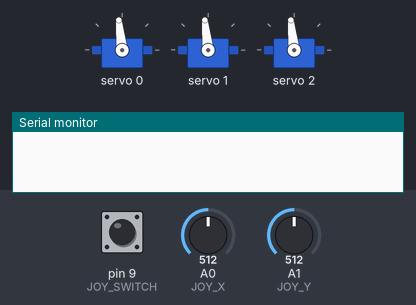
Recording of a program running on a simulated Arduino Uno, built with avr-gcc and run on an emulated ATmega328P. Shown: 3 × servo, the last lines printed to the serial monitor. Inputs (shaded band) come from the test bench; at power-on: A0 (JOY_X) = 512, A1 (JOY_Y) = 512, pin 9 (JOY_SWITCH) HIGH.

Above: at 1.2 s.
1.3 s: A0 (JOY_X) set to 647
2.8 s: A0 (JOY_X) set to 680
At 3.36 s:
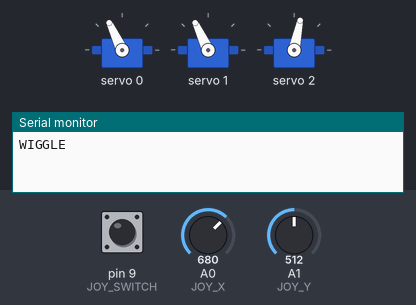
At 4.49 s:
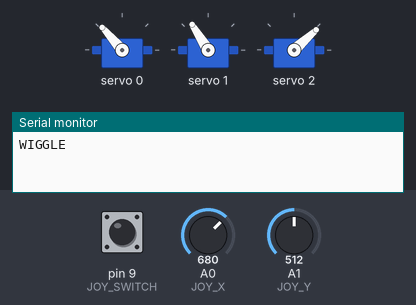
5.8 s: A1 (JOY_Y) set to 650
At 6.05 s:
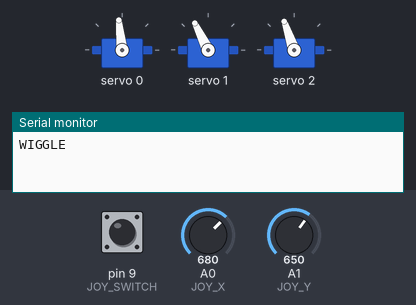
8.8 s: A1 (JOY_Y) set to 679
11.8 s: A1 (JOY_Y) set to 520
At 13.79 s:
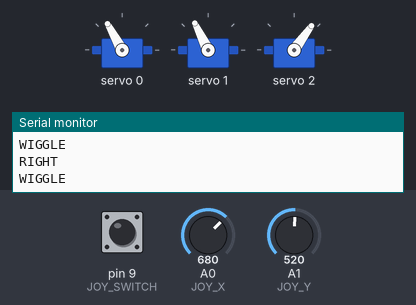
14.8 s: pin 9 (JOY_SWITCH) pulled LOW for 0.15 s
Timing chart, 0 to 21.7 s (numbered marks = the images above; inputs shaded):
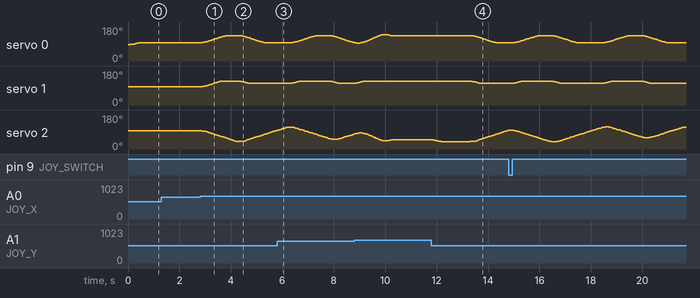

Measured:
- the behaviour switches between 664 and 665 on A0 (JOY_X) (found by bisection; images 0 and 1)
- after the input at 1.3 s, every drawn part: stays the same
- after the input at 2.8 s, servo 0: rises from 96° to 135° in 0.94 s, then falls to 96° in 1.5 s; servo 1: rises from 96° to 126° in 0.72 s, then falls to 116° in 1.0 s
- after the input at 11.8 s, servo 0: moves from 135° to 96° over 0.98 s, starting after 1.5 s; servo 1: moves from 126° to 116° over 0.32 s, starting after 1.5 s

The program:

main.cpp
```cpp
#include <Arduino.h>

#include <Wire.h>
// Adafruit servo driver: https://github.com/adafruit/Adafruit-PWM-Servo-Driver-Library
#include <Adafruit_PWMServoDriver.h>

// Servo parameters
#define SERVO_PULSE_MIN 100 // This is the 'minimum' pulse length count (out of 4096)
#define SERVO_PULSE_MAX 530 // This is the 'maximum' pulse length count (out of 4096)
#define SERVO_ANGLE_MIN -105.0 // Minimum angle in degrees
#define SERVO_ANGLE_MAX 105.0 // Maximum angle in degrees
// trajectory parameters
#define SERVO_ACC_MAX 200.0
#define SERVO_VEL_MAX 90.0
// timings
#define SERVO_FREQ 50            // Analog servos run at ~50 Hz updates
#define SERVO_CONTROL_STEP_MS 20 // Controller running at 50Hz
// number of servos
#define NUM_SERVOS 3
// IDs of each servo
#define SERVO_ID_BOW 0
#define SERVO_ID_NOD 1
#define SERVO_ID_ROTATE 2
// joystick configuration
#define JOY_X A0
#define JOY_Y A1
#define JOY_SWITCH 9

struct JoyConfig
{
    int deadzone;
    int max;
    int min;
    float scale;
};

enum JoyQuadrant
{
    CENTRE,
    NORTH,
    NORTH_EAST,
    EAST,
    SOUTH_EAST,
    SOUTH,
    SOUTH_WEST,
    WEST,
    NORTH_WEST
};

struct TrajectoryParameters
{
    float step_size;
    float speed_gain;
    float max_velocity;
    float max_acceleration;
    float min_displacement;
    float min_velocity;
    float min_acceleration;
};

struct Trajectory
{
    float position;
    float velocity;
    float acceleration;
};

enum SequenceMode
{
    STOP,
    ZERO,
    FORWARD,
    RIGHT,
    LEFT,
    WIGGLE,
    WOBBLE,
    INTIMIDATE
};

struct SequenceTarget
{
    float speed_scale;
    uint32_t duration;
    int target[NUM_SERVOS];
};

struct SequenceState
{
    SequenceMode mode;
    uint32_t start;
    int index;
};

// objects - servo
Adafruit_PWMServoDriver pwm = Adafruit_PWMServoDriver();

const uint8_t servos_list[NUM_SERVOS] = {SERVO_ID_BOW, SERVO_ID_NOD, SERVO_ID_ROTATE};

constexpr int command_zero[NUM_SERVOS] = {10, 0, 0};

constexpr int sequence_wiggle_length = 2;
constexpr SequenceTarget sequence_wiggle[2] = {
    {.speed_scale = 0.5,
     .duration = 1500,
     .target = {-40, -30, 60}},
    {.speed_scale = 0.5,
     .duration = 2000,
     .target = {0, -20, -20}}};

constexpr int sequence_intimidate_length = 2;
constexpr SequenceTarget sequence_intimidate[2] = {
    {.speed_scale = 1.0,
     .duration = 1000,
     .target = {-20, -20, -10}},
    {.speed_scale = 1.0,
     .duration = 1000,
     .target = {-30, -10, 10}}};

constexpr int sequence_wobble_length = 3;
constexpr SequenceTarget sequence_wobble[3] = {
    {.speed_scale = 1.0,
     .duration = 1000,
     .target = {-40, -20, 5}},
    {.speed_scale = 0.7,
     .duration = 2000,
     .target = {-30, -30, 15}},
    {.speed_scale = 0.8,
     .duration = 1000,
     .target = {-40, -30, -10}}};

constexpr int sequence_fwd_length = 1;
constexpr SequenceTarget sequence_fwd[1] = {
    {.speed_scale = 0.7,
     .duration = 2000,
     .target = {-40, -20, 0}}};

constexpr int sequence_right_length = 1;
constexpr SequenceTarget sequence_right[1] = {
    {.speed_scale = 0.7,
     .duration = 2000,
     .target = {-40, -30, 50}}};

constexpr int sequence_left_length = 1;
constexpr SequenceTarget sequence_left[1] = {
    {.speed_scale = 0.7,
     .duration = 1000,
     .target = {-40, -30, -50}}};

constexpr int sequence_zero_length = 1;
constexpr SequenceTarget sequence_zero[1] = {
    {.speed_scale = 1.0,
     .duration = 10000,
     .target = {0, 0, 0}}};

SequenceState servo_state = {};
Trajectory servo_traj[NUM_SERVOS] = {};
TrajectoryParameters servo_traj_params = {};
uint32_t timing_prev = 0;

JoyConfig joy_x = {};
JoyConfig joy_y = {};

// function declarations - servo control
void set_servo_angle(uint8_t servo_id, int angle);
Trajectory smooth_goto(const Trajectory &prev, const TrajectoryParameters &params, const float target);
SequenceState change_mode(const SequenceMode mode, const SequenceTarget sequence[], const uint32_t now,
                          int target[], float &velocity);
void update_mode_sequence(const SequenceTarget sequence[], const int sequence_length, const uint32_t now,
                          SequenceState &state, int target[], float &velocity);
// function declarations - joystick
JoyQuadrant xy_to_quadrant(int x, int y);
JoyQuadrant get_joy_quadrant(const JoyConfig &config_x, const JoyConfig &config_y, int val_x, int val_y);

void setup()
{
    Serial.begin(9600);

    // Joystick setup

    pinMode(JOY_SWITCH, INPUT);
    digitalWrite(JOY_SWITCH, HIGH);

    joy_x.deadzone = 30;
    joy_x.max = 1023;
    joy_x.min = 0;
    joy_x.scale = 1.0;

    joy_y.deadzone = 30;
    joy_y.max = 1023;
    joy_y.min = 0;
    joy_y.scale = 1.0;

    // Servo setup
    pwm.begin();
    // for servo example see https://github.com/adafruit/Adafruit-PWM-Servo-Driver-Library/blob/master/examples/servo/servo.ino
    pwm.setOscillatorFrequency(27000000);
    pwm.setPWMFreq(SERVO_FREQ); // Analog servos run at ~50 Hz updates

    delay(50);

    // trajectory parameters
    servo_traj_params.step_size = SERVO_CONTROL_STEP_MS / 1000.0;
    servo_traj_params.speed_gain = 10.0;
    servo_traj_params.max_velocity = SERVO_VEL_MAX;
    servo_traj_params.max_acceleration = SERVO_ACC_MAX;
    servo_traj_params.min_displacement = 0.2;
    servo_traj_params.min_velocity = 0.5;
    servo_traj_params.min_acceleration = 0.5;

    // initialize trajectory stopped at zero position
    servo_state.mode = ZERO;
    for (int k = 0; k < NUM_SERVOS; k++)
    {
        servo_traj[k].position = command_zero[k];
        set_servo_angle(servos_list[k], servo_traj[k].position);
    }

    timing_prev = millis();
    servo_state.start = timing_prev;
}

void loop()
{
    static int target[NUM_SERVOS] = {0, 0, 0};

    const uint32_t now = millis();
    const uint32_t elapsed = (now - timing_prev);
    if (elapsed >= SERVO_CONTROL_STEP_MS)
    {
        timing_prev = timing_prev + SERVO_CONTROL_STEP_MS;

        const JoyQuadrant quadrant = get_joy_quadrant(joy_x, joy_y, analogRead(JOY_X), analogRead(JOY_Y));
        const bool button_down = (digitalRead(JOY_SWITCH) == LOW);

        // Update mode
        if (button_down && (servo_state.mode != STOP))
        {
            // Change mode to stop
            servo_state.mode = STOP;
            // stop target same as current traj position
            for (int k = 0; k < NUM_SERVOS; k++)
            {
                target[k] = servo_traj[k].position;
                servo_traj[k].velocity = 0.0;
                servo_traj[k].acceleration = 0.0;
            }
            Serial.println("STOP");
        }
        else if ((quadrant == NORTH) && (servo_state.mode != FORWARD))
        {
            // Change mode to fwd
            servo_state = change_mode(FORWARD, sequence_fwd, now, target, servo_traj_params.max_velocity);
            Serial.println("FORWARD");
        }
        else if ((quadrant == NORTH_EAST) && (servo_state.mode != RIGHT))
        {
            // Change mode to right
            servo_state = change_mode(RIGHT, sequence_right, now, target, servo_traj_params.max_velocity);
            Serial.println("RIGHT");
        }
        else if ((quadrant == NORTH_WEST) && (servo_state.mode != LEFT))
        {
            // Change mode to left
            servo_state = change_mode(LEFT, sequence_left, now, target, servo_traj_params.max_velocity);
            Serial.println("LEFT");
        }
        else if ((quadrant == EAST) && (servo_state.mode != WIGGLE))
        {
            // Change mode to wiggle
            servo_state = change_mode(WIGGLE, sequence_wiggle, now, target, servo_traj_params.max_velocity);
            Serial.println("WIGGLE");
        }
        else if ((quadrant == WEST) && (servo_state.mode != WOBBLE))
        {
            // Change mode to wobble
            servo_state = change_mode(WOBBLE, sequence_wobble, now, target, servo_traj_params.max_velocity);
            Serial.println("WOBBLE");
        }
        else if ((quadrant == SOUTH) && (servo_state.mode != INTIMIDATE))
        {
            // Change mode to intimidate
            servo_state = change_mode(INTIMIDATE, sequence_intimidate, now, target, servo_traj_params.max_velocity);
            Serial.println("INTIMIDATE");
        }

        // run sequence
        if (servo_state.mode == FORWARD)
        {
            update_mode_sequence(sequence_fwd, sequence_fwd_length, now,
                                 servo_state, target, servo_traj_params.max_velocity);
        }
        else if (servo_state.mode == LEFT)
        {
            update_mode_sequence(sequence_left, sequence_left_length, now,
                                 servo_state, target, servo_traj_params.max_velocity);
        }
        else if (servo_state.mode == RIGHT)
        {
            update_mode_sequence(sequence_right, sequence_right_length, now,
                                 servo_state, target, servo_traj_params.max_velocity);
        }
        else if (servo_state.mode == WIGGLE)
        {
            update_mode_sequence(sequence_wiggle, sequence_wiggle_length, now,
                                 servo_state, target, servo_traj_params.max_velocity);
        }
        else if (servo_state.mode == WOBBLE)
        {
            update_mode_sequence(sequence_wobble, sequence_wobble_length, now,
                                 servo_state, target, servo_traj_params.max_velocity);
        }
        else if (servo_state.mode == INTIMIDATE)
        {
            update_mode_sequence(sequence_intimidate, sequence_intimidate_length, now,
                                 servo_state, target, servo_traj_params.max_velocity);
        }
        else if (servo_state.mode == ZERO)
        {
            update_mode_sequence(sequence_zero, sequence_zero_length, now,
                                 servo_state, target, servo_traj_params.max_velocity);
        }

        // evaluate trajectory
        for (int k = 0; k < NUM_SERVOS; k++)
        {
            servo_traj[k] = smooth_goto(servo_traj[k], servo_traj_params, target[k]);
            set_servo_angle(servos_list[k], servo_traj[k].position);
        }
    }
}

void set_servo_angle(uint8_t servo_id, int angle)
{
    angle = constrain(angle, SERVO_ANGLE_MIN, SERVO_ANGLE_MAX);
    const uint16_t pulse = map(angle, SERVO_ANGLE_MIN, SERVO_ANGLE_MAX, SERVO_PULSE_MAX, SERVO_PULSE_MIN);
    pwm.setPWM(servo_id, 0, pulse);
}

Trajectory smooth_goto(const Trajectory &prev, const TrajectoryParameters &params, const float target)
{
    Trajectory cmd = {};

    // displacement
    const float displacement = target - prev.position;

    if (fabs(displacement) < params.min_displacement)
    {
        cmd.position = target;
        cmd.velocity = 0.0;
        cmd.acceleration = 0.0;
    }
    else
    {
        // desired velocity to reach target
        cmd.velocity = params.speed_gain * displacement;
        if (fabs(cmd.velocity) < params.min_velocity)
        {
            cmd.velocity = 0.0;
        }
        else if (cmd.velocity > params.max_velocity)
        {
            cmd.velocity = params.max_velocity;
        }
        else if (cmd.velocity < -params.max_velocity)
        {
            cmd.velocity = -params.max_velocity;
        }

        // check max acceleration
        cmd.acceleration = (cmd.velocity - prev.velocity) / params.step_size;
        if (fabs(cmd.acceleration) < params.min_acceleration)
        {
            cmd.acceleration = 0.0;
            cmd.velocity = prev.velocity;
        }
        else if (cmd.acceleration > params.max_acceleration)
        {
            cmd.acceleration = params.max_acceleration;
            cmd.velocity = prev.velocity + cmd.acceleration * params.step_size;
        }
        else if (cmd.acceleration < -params.max_acceleration)
        {
            cmd.acceleration = -params.max_acceleration;
            cmd.velocity = prev.velocity + cmd.acceleration * params.step_size;
        }

        // new position with constant acceleration
        cmd.position = prev.position + (prev.velocity + cmd.velocity) * params.step_size / 2.0;
    }

    return cmd;
}

SequenceState change_mode(const SequenceMode mode, const SequenceTarget sequence[], const uint32_t now,
                          int target[], float &velocity)
{
    SequenceState state = {};
    state.mode = mode;
    state.index = 0;
    state.start = now;
    for (int k = 0; k < NUM_SERVOS; k++)
    {
        target[k] = sequence[state.index].target[k];
    }
    velocity = sequence[state.index].speed_scale * SERVO_VEL_MAX;
    return state;
}

void update_mode_sequence(const SequenceTarget sequence[], const int sequence_length, const uint32_t now,
                          SequenceState &state, int target[], float &velocity)
{
    if ((now - state.start) >= sequence[state.index].duration)
    {
        // advance to next item in sequence
        state.start = now;
        state.index++;
        if (state.index >= sequence_length)
        {
            state.index = 0;
        }
        // apply next target in sequence
        for (int k = 0; k < NUM_SERVOS; k++)
        {
            target[k] = sequence[state.index].target[k];
        }
        velocity = sequence[state.index].speed_scale * SERVO_VEL_MAX;
    }
}

JoyQuadrant xy_to_quadrant(int x, int y)
{
    JoyQuadrant quadrant = CENTRE;
    if ((x != 0) || (y != 0))
    {
        if (x == 0)
        {
            return (y > 0 ? NORTH : SOUTH);
        }
        else if (y == 0)
        {
            return (x > 0 ? EAST : WEST);
        }
        else if (x > 0)
        {
            return (y > 0 ? NORTH_EAST : SOUTH_EAST);
        }
        else if (x < 0)
        {
            return (y > 0 ? NORTH_WEST : SOUTH_WEST);
        }
    }
    return quadrant;
}

JoyQuadrant get_joy_quadrant(const JoyConfig &config_x, const JoyConfig &config_y, int val_x, int val_y)
{
    int x = map(val_x, config_x.min, config_x.max, -100, 100);
    int y = map(val_y, config_y.min, config_y.max, -100, 100);

    if (abs(x) < config_x.deadzone)
    {
        x = 0;
    }
    if (abs(y) < config_y.deadzone)
    {
        y = 0;
    }
    return xy_to_quadrant(x, y);
}
```
